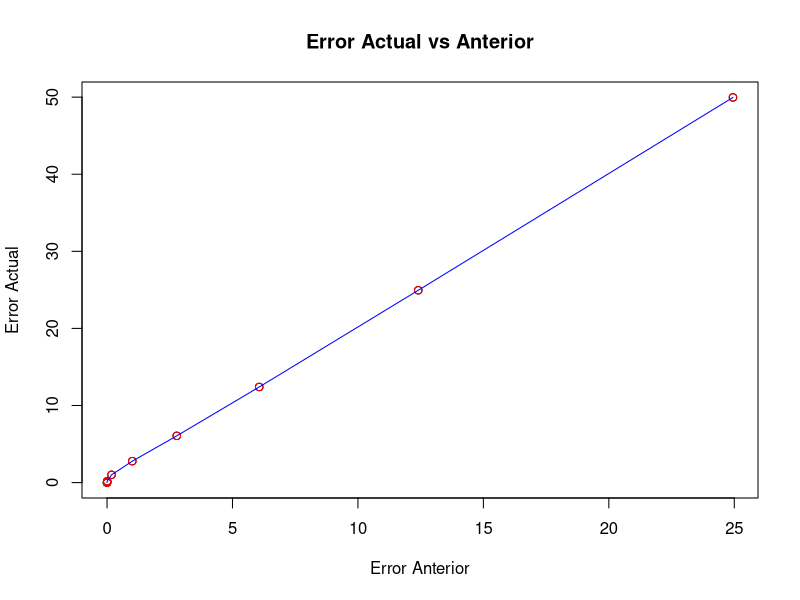

The R source for this figure:
#     *** Analisis Numerico 2020-1 *** 
#--Trabajo realizado por: 
  # Monica A. Alvarez C.
  # Santiago Palacios L.
#   Ejercicio 2). Calculo de la raiz. 

Raiz <- function (n, E, x)
{
  eActual <- c() # Creacion de vectores para graficar. 
  eAnterior <- c()
  y = 0.5 * (x + (n / x)) # Primer calculo de la raiz.
  k = abs(x - y)
  while (k > E) { # Ciclo para iterar el calculo hasta alcanzar la tolerancia dada por el error. 
    x <- y
    y = 0.5 * (x + (n / x))
    eAnterior <- c(eAnterior, k)
    x =  k = abs(x - y)
    eActual <- c(eActual, k)
  }
  
  plot(eActual, # Grafica del ejercicio.
       eAnterior,
       main = "Error Actual vs Anterior",
       xlab = "Error Anterior",
       ylab = "Error Actual")
  points (eActual, eAnterior, col = "red")
  lines(eActual, eAnterior, col = "blue")
  return (cat("El resultado es: ", y, "con error de ", E))
}
Raiz(7, 0.00000001, 100)